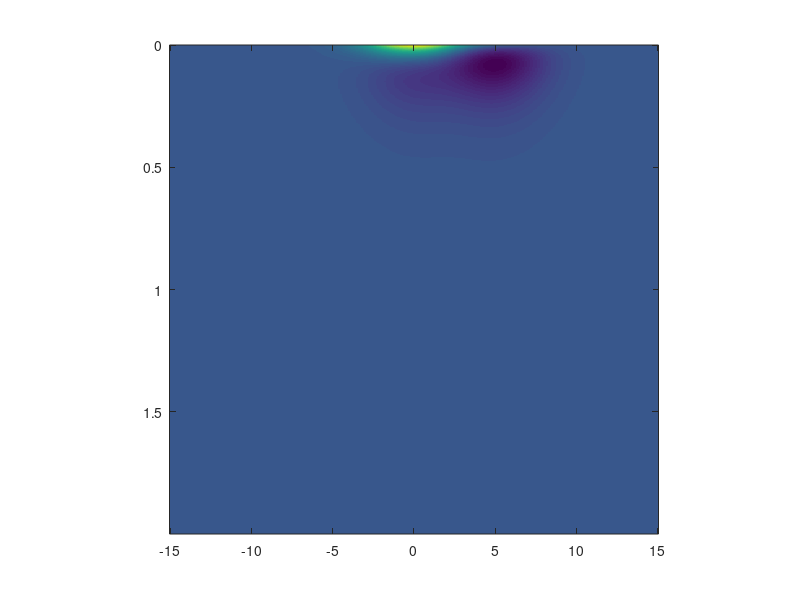

The MATLAB script that drew this image: (Note: this script raises an error after producing the figure.)
function PlotFigure1LNModel
%Make cartoon LN model for Figure 1 - JZV, 20180824

%% Set parameters

dx = 0.1;
dt = 1;
tauLp = 75;
tauHp = 75;
lambda = 45;
eyeDist = 5;
spatialStd = 5 / (2*sqrt(2*log(2)));
numShift = 8;

tf = 1;
numPeriods = 2;

% Set the contrasts to be tested
cont = 1/2;

inputNames = {'PD','ND','PD+ND'};

%% Compute needed spacetime vectors

% Compute spatial position vector
x = -15:dx:15;

% Compute the total simulation time
tEnd = numPeriods*ceil(tf*8*max(tauLp, tauHp)/1000)/tf;

% Compute temporal position vector
t = (0:dt/1000:tEnd-dt/1000)';

% Define phase offsets for PD + ND and PD + OD
phi = permute((0:1:numShift-1)*2*pi/numShift, [1,3,2]);

%% Define temporal filters

[Blp, Alp] = butter(1, 1/(pi * tauLp / dt), 'low');
[Bhp, Ahp] = butter(1, 1/(pi * tauHp / dt), 'high');

filtT = zeros(length(t),1);
filtT(1) = 1;

% Expand to the time duration needed
hp = filter(Bhp, Ahp, filtT);
lp =  filter(Blp, Alp, filtT);

% Smooth responses by composing with second low-pass filter
hp = filter(Blp, Alp, hp);
lp = filter(Blp, Alp, lp);

% Precompute FFTs of temporal filters
HP = fft(hp, [], 1);
LP = fft(lp, [], 1);

%% Define spatial filters

normfactor = sqrt(2*pi*spatialStd^2) / dx;
w1 = exp(-(x+eyeDist).^2/(2*spatialStd.^2)) / normfactor;
w2 = exp(-(x).^2/(2*spatialStd.^2)) / normfactor;
w3 = exp(-(x-eyeDist).^2/(2*spatialStd.^2)) / normfactor;

%% Compute input stimuli

numStim = 3;
xtPlot = cell(numStim,1);

% PD
xtPlot{1} = sin(2*pi*tf*t - (2 * pi * x / lambda));

% ND
xtPlot{2} = sin(2*pi*tf*t + (2 * pi * x / lambda + phi));

% PD + ND (CIS)
xtPlot{3} = xtPlot{1} + xtPlot{2};

% Adjust contrasts
for ind = 1:length(xtPlot), xtPlot{ind} = cont*xtPlot{ind}; end

%% Filter the inputs (in real space)

% Allocate containers
resp1 = cell(numStim, 1);
resp2 = cell(numStim, 1);
resp3 = cell(numStim, 1);

% Iterate over stimuli
for stimInd = 1:numStim
    % Note that we compute the convolutions for each component of each
    % separable filter independently to improve efficiency. Note also that
    % the spatial filter is not reversed in correctly computing the
    % convolution, as the temporal filter is effectively twice-inverted,
    % since its temporal axis is time in past, whereas the temporal axis of
    % the stimulus is time in future. 

    % Compute spatial responses
    r1 = sum(w1 .* xtPlot{stimInd}, 2);
    r2 = sum(w2 .* xtPlot{stimInd}, 2);
    r3 = sum(w3 .* xtPlot{stimInd}, 2);
    
    % Compute convolutions in time
    resp1{stimInd} = squeeze(ifft(LP .* fft(r1, [], 1), [], 1));
    resp2{stimInd} = squeeze(ifft(HP .* fft(r2, [], 1), [], 1));
    resp3{stimInd} = squeeze(ifft(LP .* fft(r3, [], 1), [], 1));
end

clearvars r1 r2 r3;


%% Compute filtered sinewaves

filtInputs = cellfun(@(r1,r2,r3) r1 + r2 - r3, resp1, resp2, resp3, 'uni', false);

% Compute half-squared input to cartoon LN model response
meanResp = cellfun(@(f) mean((f(:).*(f(:)>0)).^2), filtInputs);

%% Visualize STRF

% Compute separable filters for each input
s1 = lp*w1;
s2 = hp*w2;
s3 = lp*w3;

% Compute STRF
strf = s2 - s3;
% strf = s1 + s2 - s3;

% Plot STRF
ca = max(abs(strf(:)));
figure('Position',[200,500,500,700],'WindowStyle','docked');
imagesc(x,t,strf);
axis('square','tight');
colormap(b2r(-ca, ca));
cbar = colorbar;
cbar.Ticks = [-ca, 0, ca];
cbar.TickLabels = {'-','0','+'};
title('STRF');
xlabel('spatial location (\circ)');
ylabel('time in past (s)');
localConfAxis(16);
ylim([0 0.5]);
xlim([-10 10]);

%% Plot sinusoidal traces

% Set color order
corder = [21 114 186; 216 85 39; 129 47 140; 60, 181, 74]/256;

% Select phase of ND component of CIS
ndPhase = 3;

% Plot time traces
figure('Position',[200,500,500,700],'WindowStyle','docked');
hold on;
set(gca, 'colororder', corder);
plot(t, [filtInputs{1}(:,1), filtInputs{2}(:,ndPhase), filtInputs{3}(:, ndPhase)], 'linewidth', 2);
legend(inputNames, 'location','northwest', 'fontsize', 16);
legend('boxoff');
axis('square', 'off');

%% Plot nonlinearities

r = -1:0.01:1;

figure('Position',[200,500,500,700],'WindowStyle','docked');

% Full quadratic
subplot(2,2,1);
hold on;
plot([0 0], [0 1], 'k', 'linewidth', 1);
plot([-1 1], [0 0], 'k', 'linewidth', 1);
plot(r, r.^2, 'k','linewidth', 2);
hold off;
axis('equal','square','off');
xlim([-1 1]);
ylim([0 1]);

% Exponential
subplot(2,2,2);
hold on;
plot([0 0], [0 1], 'k', 'linewidth', 1);
plot([-1 1], [0 0], 'k', 'linewidth', 1);
plot(r, exp(2*(r-1)), 'k','linewidth', 2);
hold off;
axis('equal','square','off');
xlim([-1 1]);
ylim([0 1]);

% Half quadratic
subplot(2,2,3);
hold on;
plot([0 0], [0 1], 'k', 'linewidth', 1);
plot([-1 1], [0 0], 'k', 'linewidth', 1);
plot(r, (r.*(r>0)).^2, 'k','linewidth', 2);
hold off;
axis('equal','square','off');
xlim([-1 1]);
ylim([0 1])

% Soft rectifier
subplot(2,2,4);
hold on;
plot([0 0], [0 1], 'k', 'linewidth', 1);
plot([-1 1], [0 0], 'k', 'linewidth', 1);
plot(r, log( (1+exp(10*r)).^2 ) / 20,'k','linewidth', 2);
hold off;
axis('equal','square','off');
xlim([-1 1]);
ylim([0 1])

%% Cartoon bar plot of mean responses

% Set color order
corder = [21 114 186; 216 85 39; 129 47 140; 60, 181, 74]/256;

% Make bar plot
figure('Position',[200,500,500,700],'WindowStyle','docked');
bar(meanResp / meanResp(1), 'FaceColor', 'flat', 'CData', corder(1:3,:));
xticks(1:3);
xticklabels(inputNames)
ylabel('normalized response (arb. units)');
axis('square');
yticks(0:0.5:2);
localConfAxis(16);

end

